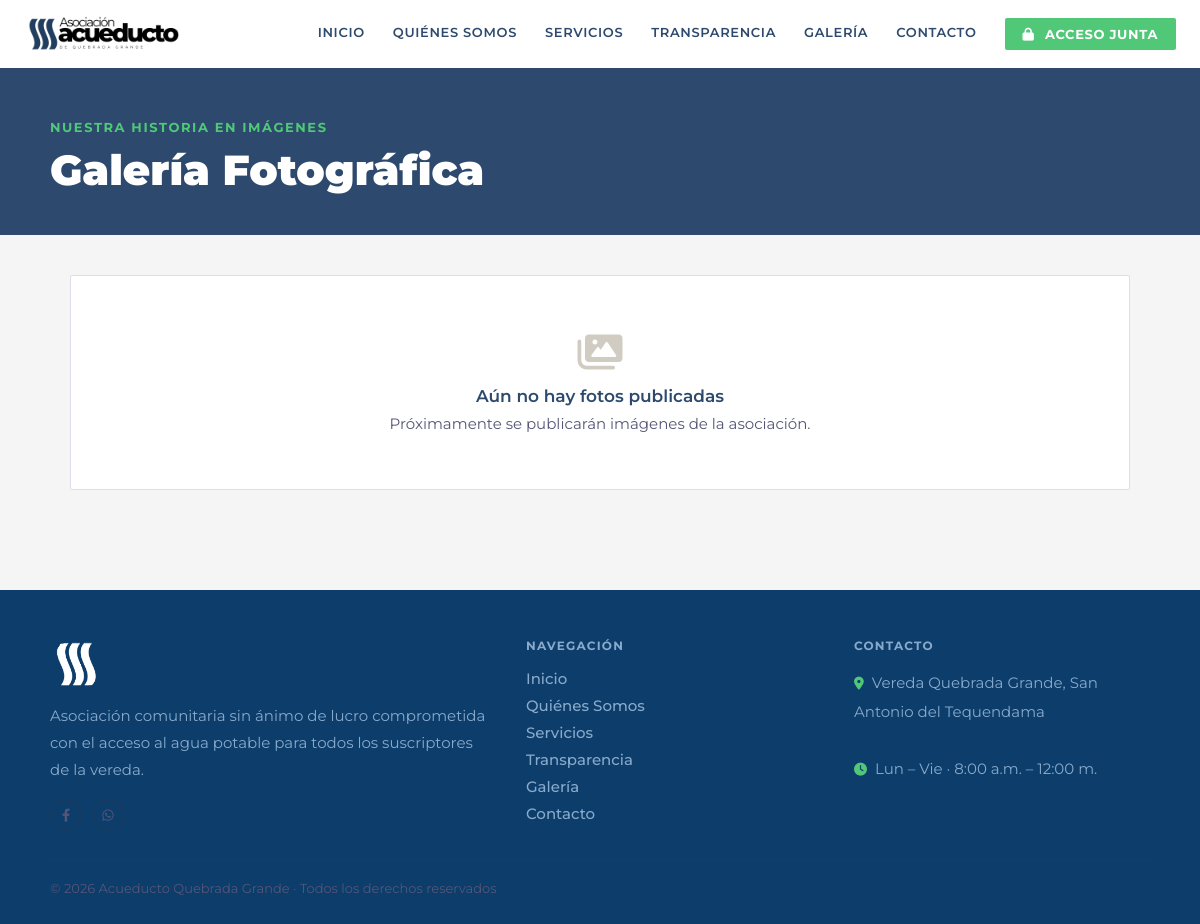
/galeria, run on an earlier commit of the app's database.
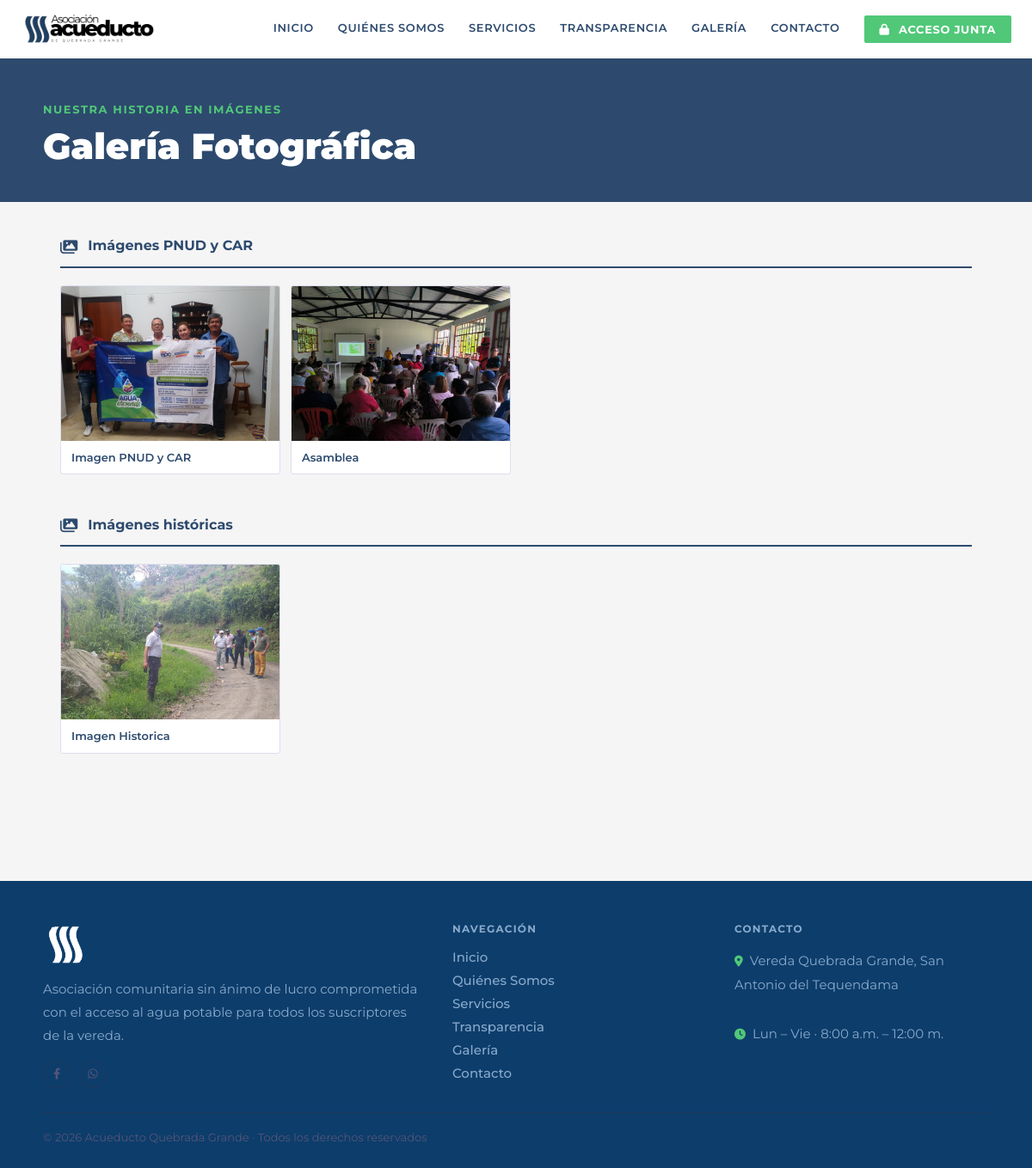
And on a later commit of the database.
### app.py (models this page shows)
class Foto(db.Model):
    id = db.Column(db.Integer, primary_key=True)
    categoria = db.Column(db.String(200), nullable=False)
    descripcion = db.Column(db.String(200), nullable=True)
    ruta = db.Column(db.String(200), nullable=False)
    fecha = db.Column(db.DateTime, default=datetime.now)

### app.py (the view)
@app.route('/galeria')
def galeria():
    fotos = Foto.query.order_by(Foto.categoria, Foto.id.desc()).all()
    return render_template('galeria.html', fotos=fotos)

### app.py (called while the page is built)
@app.after_request
def set_headers(response):
    response.headers['X-Frame-Options'] = 'SAMEORIGIN'
    response.headers['Content-Security-Policy'] = "frame-src 'self' https://www.google.com https://maps.google.com https://www.google.com/maps/"
    return response

### templates/galeria.html (shortened to what this page needs)
{% extends "base.html" %}
{% block content %}
<div style="background:#2d4a6e; padding:48px 24px 40px;">
    <div style="max-width:1100px; margin:0 auto;">
        <p style="font-size:13px; font-weight:700; letter-spacing:0.12em; text-transform:uppercase; color:#50C878; margin-bottom:10px;">Nuestra historia en imágenes</p>
        <h1 style="font-size:clamp(28px,4vw,42px); font-weight:900; color:#fff; line-height:1.2;">Galería Fotográfica</h1>
    </div>
</div>
<div class="container">
    {% if fotos %}
        {% set categorias = fotos | map(attribute='categoria') | unique | list %}
        {% for cat in categorias %}
        <div style="margin-bottom:48px;">
            <div style="display:flex; align-items:center; gap:12px; margin-bottom:20px; padding-bottom:12px; border-bottom:2px solid #2d4a6e;">
                <i class="fas fa-images" style="color:#2d4a6e; font-size:18px;"></i>
                <h2 style="font-size:16px; font-weight:700; color:#2d4a6e; line-height:1.4;">{{ cat }}</h2>
            </div>
            <div style="display:grid; grid-template-columns:repeat(auto-fill, minmax(220px,1fr)); gap:12px;">
                {% for foto in fotos if foto.categoria == cat %}
                <div onclick="abrirFoto('{{ url_for('static', filename='uploads/' ~ foto.ruta) }}', '{{ foto.descripcion | e }}', '{{ cat | e }}')"
                    style="cursor:pointer; border-radius:3px; overflow:hidden; border:1px solid #ddddee; background:#fff; transition:transform 0.2s, box-shadow 0.2s;"
                    onmouseover="this.style.transform='scale(1.02)';this.style.boxShadow='0 6px 20px rgba(0,0,0,0.12)'"
                    onmouseout="this.style.transform='scale(1)';this.style.boxShadow='none'">
                    <img src="{{ url_for('static', filename='uploads/' ~ foto.ruta) }}"
                        alt="{{ foto.descripcion or cat }}"
                        style="width:100%; height:180px; object-fit:cover; display:block;"
                        loading="lazy">
                    {% if foto.descripcion %}
                    <div style="padding:10px 12px;">
                        <p style="font-size:13px; font-weight:600; color:#2d4a6e; line-height:1.4;">{{ foto.descripcion }}</p>
                    </div>
                    {% endif %}
                </div>
                {% endfor %}
            </div>
        </div>
        {% endfor %}
    {% else %}
    <div style="background:#fff; border:1px solid #ddddee; padding:56px; text-align:center; border-radius:2px;">
        <i class="fas fa-images" style="font-size:40px; color:#d0ccc2; display:block; margin-bottom:14px;"></i>
        <p style="font-size:17px; font-weight:600; color:#2d4a6e; margin-bottom:8px;">Aún no hay fotos publicadas</p>
        <p style="font-size:15px; font-weight:400; color:#555577;">Próximamente se publicarán imágenes de la asociación.</p>
    </div>
    {% endif %}
</div>
{% endblock %}

### templates/base.html (shortened to what this page needs)
<!DOCTYPE html>
<html lang="es">
<head>
    <link rel="preload" as="style" href="https://cdnjs.cloudflare.com/ajax/libs/font-awesome/6.0.0/css/all.min.css" onload="this.onload=null;this.rel='stylesheet'">
</head>
<body>
<nav>
    <div class="nav-inner">
        <a href="/" class="nav-logo">
                <img src="{{ url_for('static', filename='media/logo_horizontal_sin_fondo.png') }}" alt="Acueducto Quebrada Grande" style="height:44px; width:auto; display:block;">
            </a>
        <div class="nav-links">
            <a href="/">Inicio</a>
            <a href="/nosotros">Quiénes Somos</a>
            <a href="/servicios">Servicios</a>
            <a href="/transparencia">Transparencia</a>
            <a href="/galeria">Galería</a>
            <a href="/contacto">Contacto</a>
            {% if session.get('admin') %}
                <a href="/admin">Panel</a>
                <a href="/logout" class="nav-btn-danger">Cerrar Sesión</a>
            {% else %}
                <a href="/login" class="nav-btn"><i class="fas fa-lock" style="margin-right:6px;"></i> Acceso Junta</a>
            {% endif %}
        </div>
    </div>
</nav>
<main>
    {% block content %}{% endblock %}
</main>
{% if request.path != "/admin" %}
<footer>
    <div class="footer-inner">
        <div>
            <div class="footer-brand">
                <img src="{{ url_for('static', filename='media/isotipo_sin_fondo.png') }}" alt="Acueducto Quebrada Grande" style="height:52px; width:auto; filter:brightness(0) invert(1);">
            </div>
            <p class="footer-desc">Asociación comunitaria sin ánimo de lucro comprometida con el acceso al agua potable para todos los suscriptores de la vereda.</p>
            <div class="footer-social">
                <a href="#" title="Facebook"><i class="fab fa-facebook-f"></i></a>
                <a href="#" title="WhatsApp"><i class="fab fa-whatsapp"></i></a>
            </div>
        </div>
        <div>
            <p class="footer-heading">Navegación</p>
            <div class="footer-links">
                <a href="/">Inicio</a>
                <a href="/nosotros">Quiénes Somos</a>
                <a href="/servicios">Servicios</a>
                <a href="/transparencia">Transparencia</a>
                <a href="/galeria">Galería</a>
                <a href="/contacto">Contacto</a>
            </div>
        </div>
        <div>
            <p class="footer-heading">Contacto</p>
            <p class="footer-info">
                <i class="fas fa-map-marker-alt"></i>Vereda Quebrada Grande, San Antonio del Tequendama<br><br>
                <i class="fas fa-clock"></i>Lun – Vie · 8:00 a.m. – 12:00 m.
            </p>
        </div>
    </div>
    <div class="footer-bottom">
        <span>© 2026 Acueducto Quebrada Grande · Todos los derechos reservados</span>
    </div>
</footer>
{% endif %}
</body>
</html>

### templates/base.html (style rules this page uses)
* { box-sizing: border-box; margin: 0; padding: 0; }
:root { --marino: #1a6fa8; --marino2: #1a6fa8; --dorado: #50C878; --verde: #4A90E2; --verde2: #3a7acc; --gris: #F5F5F5; --texto: #333333; --suave: #444466; }
body { font-family: 'Montserrat', sans-serif; font-size: 17px; background: var(--gris); color: var(--texto); display: flex; flex-direction: column; min-height: 100vh; }
nav { background: #ffffff; border-bottom: 3px solid #2d4a6e; position: sticky; top: 0; z-index: 100; }
.nav-inner { max-width: 1200px; margin: 0 auto; padding: 0 24px; display: flex; justify-content: space-between; align-items: center; height: 68px; }
.nav-logo { display: flex; align-items: center; gap: 10px; text-decoration: none; }
.nav-links { display: none; align-items: center; gap: 28px; }
@media (min-width: 820px) { .nav-links { display: flex; } }
.nav-links a { color: #2d4a6e; text-decoration: none; font-size: 13px; font-weight: 600; letter-spacing: 0.05em; text-transform: uppercase; position: relative; padding-bottom: 4px; }
.nav-links a::after { content: ''; position: absolute; bottom: 0; left: 0; width: 0; height: 2px; background: #2d4a6e; transition: width 0.25s ease; }
.nav-btn { background: #50C878; color: #fff !important; padding: 8px 18px; border-radius: 2px; font-weight: 700 !important; padding-bottom: 8px !important; }
.nav-btn::after { display: none !important; }
main { flex-grow: 1; }
.container { max-width: 1100px; margin: 0 auto; padding: 40px 20px; }
footer { background: #0d3d6b; color: #88aacc; padding: 48px 24px 28px; margin-top: 60px; }
.footer-inner { max-width: 1100px; margin: 0 auto; display: grid; grid-template-columns: 1fr; gap: 32px; }
@media (min-width: 640px) { .footer-inner { grid-template-columns: 1.5fr 1fr 1fr; } }
.footer-brand { display: flex; align-items: center; gap: 8px; margin-bottom: 12px; }
.footer-desc { font-size: 15px; font-weight: 400; line-height: 1.8; color: #88aacc; }
.footer-social { display: flex; gap: 10px; margin-top: 16px; }
.footer-social a { width: 32px; height: 32px; border-radius: 50%; border: 1px solid #1e3a5c; display: flex; align-items: center; justify-content: center; color: #555577; text-decoration: none; font-size: 13px; transition: border-color 0.2s, color 0.2s; }
.footer-heading { font-size: 12px; font-weight: 700; letter-spacing: 0.1em; text-transform: uppercase; color: #88aacc; margin-bottom: 16px; }
.footer-links { display: flex; flex-direction: column; gap: 8px; }
.footer-links a { color: #88aacc; text-decoration: none; font-size: 15px; font-weight: 500; transition: color 0.2s; }
.footer-info { font-size: 15px; font-weight: 400; line-height: 1.9; color: #88aacc; }
.footer-info i { color: var(--dorado); margin-right: 8px; font-size: 13px; }
.footer-bottom { max-width: 1100px; margin: 28px auto 0; padding-top: 20px; border-top: 1px solid #1e3a5c; display: flex; flex-direction: column; gap: 6px; font-size: 13px; font-weight: 400; text-align: center; color: #555577; }
@media (min-width: 640px) { .footer-bottom { flex-direction: row; justify-content: space-between; text-align: left; } }

What changed in the data, as far as the page shows it:
added Foto: categoria "Imágenes PNUD y CAR", ruta (picture), descripcion "Imagen PNUD y CAR"
added Foto: ruta (picture), descripcion "Asamblea", shown under "Imágenes PNUD y CAR"
added Foto: categoria "Imágenes históricas", ruta (picture), descripcion "Imagen Historica"
Also different on the page:
text no longer shown: "Aún no hay fotos publicadas Próximamente se publicarán imágenes de la asociación."
